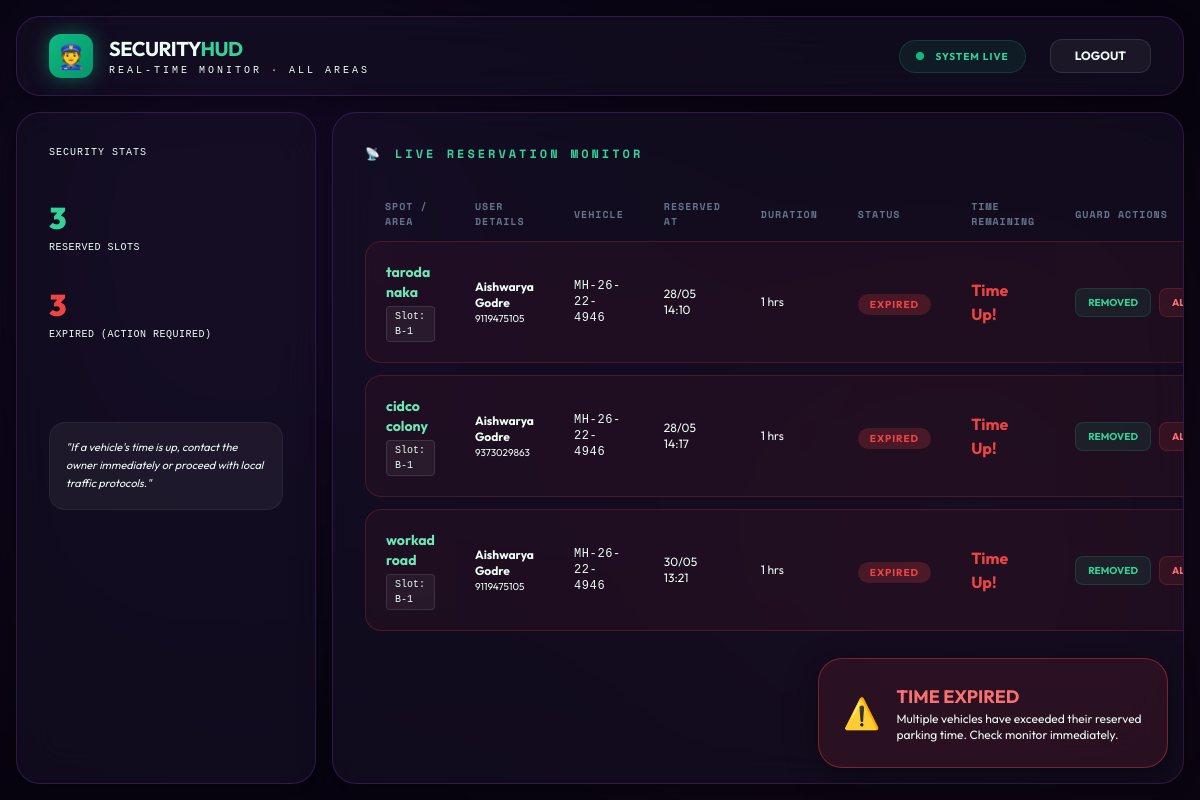
Screenshot of /guard-dashboard with the database file from the repository.
### tables this page shows
CREATE TABLE bookings (
        id INTEGER PRIMARY KEY AUTOINCREMENT,
        location TEXT,
        slot_id TEXT,
        name TEXT,
        email TEXT,
        mobile TEXT,
        aadhar TEXT,
        vehicle TEXT,
        time TEXT,
        hours INTEGER,
        charge INTEGER,
        payment_status TEXT DEFAULT 'Pending',
        screenshot TEXT
    );

### app.py (the view)
@app.route("/guard-dashboard")
def guard_dashboard():
    area_key = request.args.get("area")
    conn = sqlite3.connect(DB_FILE)
    conn.row_factory = sqlite3.Row
    cursor = conn.cursor()
    if area_key:
        cursor.execute("SELECT * FROM bookings WHERE location=?", (area_key,))
    else:
        cursor.execute("SELECT * FROM bookings")
    bookings = [dict(row) for row in cursor.fetchall()]
    conn.close()
    area_name = "All Areas"
    if area_key and area_key in ml.LOCATIONS:
        area_name = ml.LOCATIONS[area_key]["name"]
    now = datetime.now()
    processed_bookings = []
    for b in bookings:
        try:
            booking_time = datetime.strptime(f"{now.year}/{b['time']}", "%Y/%d/%m %H:%M")
            expiry_time = booking_time + timedelta(hours=b['hours'])
            diff = expiry_time - now
            expired = diff.total_seconds() <= 0
            if expired:
                status = "EXPIRED"
                time_left = "Time Up!"
            else:
                status = "ACTIVE"
                mins = int(diff.total_seconds() / 60)
                time_left = f"{mins // 60}h {mins % 60}m"
            b['status'] = status
            b['time_left'] = time_left
            processed_bookings.append(b)
        except Exception as e:
            print(f"Time parsing error: {e}")
            b['status'] = "UNKNOWN"
            b['time_left'] = "--"
            processed_bookings.append(b)
    return render_template("guard_dashboard.html", bookings=processed_bookings, area_name=area_name)

### templates/guard_dashboard.html (shortened to what this page needs)
<!DOCTYPE html>
<html lang="en">
<head>
    <script src="https://cdn.tailwindcss.com"></script>
</head>
<body>
    <div class="hud-grid">
        <header class="hud-header glass-card">
            <div class="logo-box">
                <div class="logo-p">👮</div>
                <div>
                    <h1 class="text-xl font-bold tracking-tight">SECURITY<span class="text-emerald-400">HUD</span></h1>
                    <p class="text-[10px] font-mono text-muted uppercase tracking-[3px]">Real-Time Monitor · {{ area_name }}</p>
                </div>
            </div>
            <div class="flex items-center gap-6">
                <div class="flex items-center gap-3 bg-emerald-500/10 px-4 py-2 rounded-full border border-emerald-500/20">
                    <div class="w-2 h-2 rounded-full bg-emerald-500 animate-pulse"></div>
                    <span class="text-[10px] font-bold text-emerald-400 uppercase tracking-widest">System Live</span>
                </div>
                <button onclick="logout()" class="bg-white/5 border border-white/10 px-6 py-2 rounded-xl text-xs font-bold hover:bg-white/10 transition-all">LOGOUT</button>
            </div>
        </header>
        <aside class="hud-sidebar">
            <div class="glass-card flex-1 p-8">
                <div class="text-[10px] font-mono text-muted uppercase tracking-widest mb-10">Security Stats</div>
                <div class="space-y-8">
                    <div>
                        <div class="text-3xl font-black text-emerald-400" id="totalRes">--</div>
                        <div class="text-[10px] font-mono text-muted uppercase tracking-wider mt-1">Reserved Slots</div>
                    </div>
                    <div>
                        <div class="text-3xl font-black text-red-500" id="expiredCount">--</div>
                        <div class="text-[10px] font-mono text-muted uppercase tracking-wider mt-1">Expired (Action Required)</div>
                    </div>
                </div>
                <div class="mt-20 p-4 rounded-2xl bg-white/5 border border-white/5">
                    <p class="text-[11px] text-muted leading-relaxed italic">
                        "If a vehicle's time is up, contact the owner immediately or proceed with local traffic protocols."
                    </p>
                </div>
            </div>
        </aside>
        <main class="hud-main glass-card">
            <div class="section-title"><span>📡</span> Live Reservation Monitor</div>
            <table class="hud-table">
                <thead>
                    <tr>
                        <th>Spot / Area</th>
                        <th>User Details</th>
                        <th>Vehicle</th>
                        <th>Reserved At</th>
                        <th>Duration</th>
                        <th>Status</th>
                        <th>Time Remaining</th>
                        <th>Guard Actions</th>
                    </tr>
                </thead>
                <tbody>
                    {% for b in bookings %}
                    <tr class="{% if b.status == 'EXPIRED' %}row-expired{% endif %}">
                        <td>
                            <div class="text-sm font-bold text-emerald-300">{{ b.location }}</div>
                            <div class="text-[10px] font-mono bg-white/5 inline-block px-2 py-0.5 rounded border border-white/10 mt-1">Slot: {{ b.slot_id }}</div>
                        </td>
                        <td>
                            <div class="text-xs font-bold">{{ b.name }}</div>
                            <div class="text-[10px] text-muted">{{ b.mobile }}</div>
                        </td>
                        <td class="font-mono text-xs uppercase tracking-wider">{{ b.vehicle }}</td>
                        <td class="text-xs">{{ b.time }}</td>
                        <td class="text-xs">{{ b.hours }} hrs</td>
                        <td>
                            <span class="status-pill {% if b.status == 'EXPIRED' %}pill-expired{% else %}pill-active{% endif %}">
                                {{ b.status }}
                            </span>
                        </td>
                        <td class="font-bold {% if b.status == 'EXPIRED' %}text-red-500{% else %}text-emerald-400{% endif %}">
                            {{ b.time_left }}
                        </td>
                        <td>
                            <div class="flex gap-2">
                                <button onclick="removeVehicle('{{ b.location }}', '{{ b.slot_id }}')"
                                        class="bg-emerald-500/10 hover:bg-emerald-500 text-emerald-400 hover:text-white border border-emerald-500/20 px-3 py-1.5 rounded-lg text-[10px] font-bold transition-all">
                                    REMOVED
                                </button>
                                {% if b.status == 'EXPIRED' %}
                                <button onclick="sendOverstayAlert('{{ b.email }}', '{{ b.vehicle }}', '{{ b.location }}', '{{ b.slot_id }}')"
                                        class="bg-red-500/10 hover:bg-red-500 text-red-400 hover:text-white border border-red-500/20 px-3 py-1.5 rounded-lg text-[10px] font-bold transition-all">
                                    ALERT
                                </button>
                                {% endif %}
                            </div>
                        </td>
                    </tr>
                    {% endfor %}
                </tbody>
            </table>
        </main>
    </div>
    <div id="expiryAlert" class="alert-box glass-card p-6 border-red-500/40 bg-red-500/10">
        <div class="flex items-center gap-4">
            <div class="text-3xl">⚠️</div>
            <div>
                <h4 class="text-lg font-bold text-red-400">TIME EXPIRED</h4>
                <p class="text-xs text-muted">Multiple vehicles have exceeded their reserved parking time. Check monitor immediately.</p>
            </div>
        </div>
    </div>
</body>
</html>

### templates/guard_dashboard.html (style rules this page uses)
:root { --bg: #080510; --bg-elevated: #0f0a1d; --glass: rgba(20, 15, 35, 0.7); --glass-border: rgba(168, 85, 247, 0.2); --emerald: #10b981; --emerald-bright: #34d399; --red: #ef4444; --text: #ecfdf5; --muted: #64748b; --font-main: 'Outfit', sans-serif; --font-mono: 'Space Mono', monospace; }
* { margin:0; padding:0; box-sizing:border-box; }
body { background-color: var(--bg); color: var(--text); font-family: var(--font-main); height: 100vh; overflow: hidden; }
body::before { content: ''; position: fixed; inset: 0; z-index: -1; background: radial-gradient(circle at 20% 30%, rgba(124, 58, 237, 0.15) 0%, transparent 50%), radial-gradient(circle at 80% 70%, rgba(236, 72, 153, 0.1) 0%, transparent 50%); filter: blur(80px); }
.hud-grid { display: grid; grid-template-columns: 300px 1fr; grid-template-rows: 80px 1fr; height: 100vh; width: 100vw; padding: 16px; gap: 16px; }
.glass-card { background: var(--glass); backdrop-filter: blur(20px); border: 1px solid var(--glass-border); border-radius: 24px; box-shadow: 0 8px 32px rgba(0,0,0,0.4); position: relative; overflow: hidden; }
.hud-header { grid-column: 1 / -1; display: flex; align-items: center; justify-content: space-between; padding: 0 32px; }
.logo-box { display: flex; align-items: center; gap: 16px; }
.logo-p { width: 44px; height: 44px; background: linear-gradient(135deg, var(--emerald), #059669); border-radius: 12px; display: flex; align-items: center; justify-content: center; font-size: 24px; font-weight: 900; box-shadow: 0 0 20px rgba(16, 185, 129, 0.5); }
.hud-sidebar { display: flex; flex-direction: column; gap: 16px; }
.hud-main { overflow-y: auto; padding: 32px; }
.section-title { font-family: var(--font-mono); font-size: 12px; font-weight: 700; color: var(--emerald-bright); text-transform: uppercase; letter-spacing: 3px; margin-bottom: 24px; display: flex; align-items: center; gap: 12px; }
.hud-table { width: 100%; border-collapse: separate; border-spacing: 0 12px; }
.hud-table th { text-align: left; padding: 0 20px; font-family: var(--font-mono); font-size: 10px; color: var(--muted); text-transform: uppercase; letter-spacing: 1px; }
.hud-table td { padding: 20px; background: rgba(255,255,255,0.02); border-top: 1px solid rgba(255,255,255,0.05); border-bottom: 1px solid rgba(255,255,255,0.05); }
.hud-table td:first-child { border-left: 1px solid rgba(255,255,255,0.05); border-radius: 16px 0 0 16px; }
.hud-table td:last-child { border-right: 1px solid rgba(255,255,255,0.05); border-radius: 0 16px 16px 0; }
.row-expired td { background: rgba(239, 68, 68, 0.05) !important; border-color: rgba(239, 68, 68, 0.2) !important; }
.status-pill { padding: 4px 12px; border-radius: 100px; font-size: 10px; font-weight: 700; text-transform: uppercase; letter-spacing: 1px; }
.pill-expired { background: rgba(239, 68, 68, 0.2); color: var(--red); animation: pulse-red 2s infinite; }
.alert-box { position: fixed; bottom: 32px; right: 32px; z-index: 1000; width: 350px; display: none; animation: slideIn 0.5s cubic-bezier(0.18, 0.89, 0.32, 1.28); }

### rows the page displays
bookings: location "taroda naka", slot_id "B-1", name "Aishwarya Godre", mobile "9119475105", vehicle "MH-26-22-4946", time "28/05 14:10", hours "1", status "EXPIRED", time_left "Time Up!"
bookings: location "cidco colony", slot_id "B-1", name "Aishwarya Godre", mobile "9373029863", vehicle "MH-26-22-4946", time "28/05 14:17", hours "1", status "EXPIRED", time_left "Time Up!"
bookings: location "workad road", slot_id "B-1", name "Aishwarya Godre", mobile "9119475105", vehicle "MH-26-22-4946", time "30/05 13:21", hours "1", status "EXPIRED", time_left "Time Up!"

### other values shown
{{ area_name }} "ALL AREAS"
